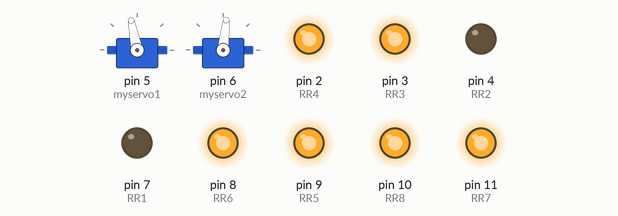
Recording of a sketch running on a simulated Arduino Uno, built with avr-gcc and run on an emulated ATmega328P. On the bench: 2 × servo, output pins drawn as LEDs (lit = HIGH).

Above: at 1.05 s.
At 2.5 s:
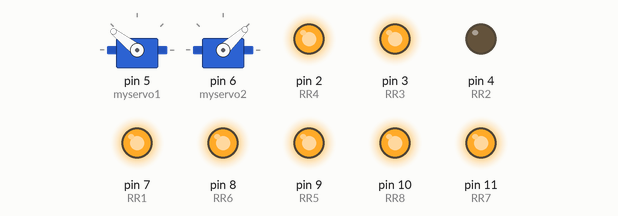
At 3.95 s:
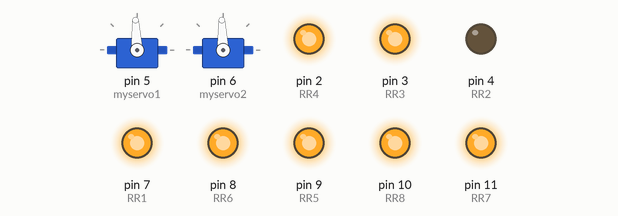
At 6.9 s:
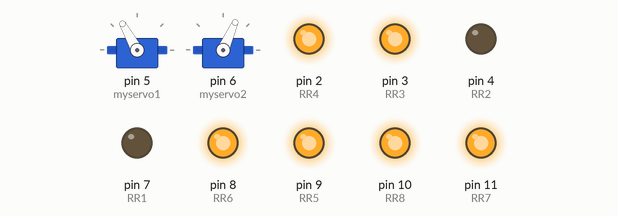
At 9.8 s:
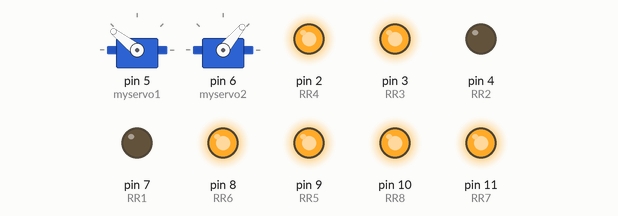
At 12.75 s:
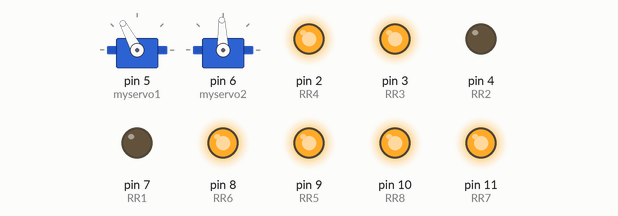
Timing chart, 0 to 14.6 s (numbered marks = the images above):
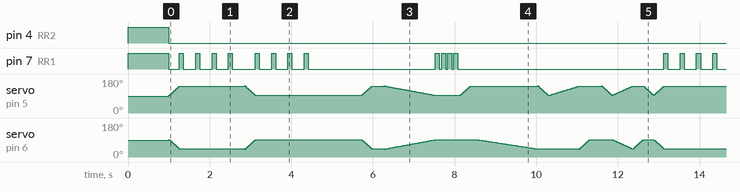

The sketch:

macchina.ino
```cpp
//CAR - VERSION 1.0

#include <Servo.h>

#define RR1 7 //LUCI
#define RR2 4 //RUOTE
#define RR3 3
#define RR4 2
#define RR5 9 //ok
#define RR6 8 //ok
#define RR7 11 //ok
#define RR8 10 //ok

Servo myservo1;
Servo myservo2;

int pos = 0;

void openBoth(uint8_t vel);
void closeBoth(uint8_t vel);
void openDX(uint8_t vel);
void closeDX(uint8_t vel);
void openSX(uint8_t vel);
void closeSX(uint8_t vel);

void setup() {

  digitalWrite(RR1, HIGH);
  digitalWrite(RR2, HIGH);
  digitalWrite(RR3, HIGH);
  digitalWrite(RR4, HIGH);
  digitalWrite(RR5, HIGH);
  digitalWrite(RR6, HIGH);
  digitalWrite(RR7, HIGH);
  digitalWrite(RR8, HIGH);

  pinMode(RR1, OUTPUT);
  pinMode(RR2, OUTPUT);
  pinMode(RR3, OUTPUT);
  pinMode(RR4, OUTPUT);
  pinMode(RR5, OUTPUT);
  pinMode(RR6, OUTPUT);
  pinMode(RR7, OUTPUT);
  pinMode(RR8, OUTPUT);

  digitalWrite(RR1, HIGH);
  digitalWrite(RR2, HIGH);
  digitalWrite(RR3, HIGH);
  digitalWrite(RR4, HIGH);
  digitalWrite(RR5, HIGH);
  digitalWrite(RR6, HIGH);
  digitalWrite(RR7, HIGH);
  digitalWrite(RR8, HIGH);

  myservo1.attach(5);
  myservo2.attach(6);

  delay(1000);

  myservo1.write(95);
  myservo2.write(95);


}

void loop() {

  // WHEEL START
  digitalWrite(RR2, LOW);
  digitalWrite(RR1, LOW);

  // DOORS OPEN
  openBoth(5);

  // LIGHTS BLINK
  for (uint8_t i = 0; i < 4; i++) {
    digitalWrite(RR1, HIGH);
    delay(100);
    digitalWrite(RR1, LOW);
    delay(300);
  }

  // DOOR CLOSE
  closeBoth(5);

  // LIGHTS BLINK
  for (uint8_t i = 0; i < 4; i++) {
    digitalWrite(RR1, HIGH);
    delay(100);
    digitalWrite(RR1, LOW);
    delay(300);
  }

  delay(1000);

  openBoth(5);
  delay(300);
  closeBoth(25);

  // LIGHTS BLINK
  for (uint8_t i = 0; i < 4; i++) {
    digitalWrite(RR1, HIGH);
    delay(100);
    digitalWrite(RR1, LOW);
    delay(50);
  }

  for (uint8_t j = 0; j < 1; j++) {
    openSX(5);
    delay(150);
    openDX(30);
    closeSX(5);
    openSX(15);
    closeDX(5);
    delay(300);
    closeSX(5);
    openBoth(10);
    closeDX(5);
    closeSX(5);
  }

}

void openBoth(uint8_t vel) {
  // DOORS OPEN
  for (uint8_t x = 0; x < 50; x++) {
    myservo1.write(93 + x);
    myservo2.write(92 - x);
    delay(vel);
  }
}

void closeBoth(uint8_t vel) {
  for (uint8_t x = 50; x > 0; x--) {
    myservo1.write(93 + x);
    myservo2.write(92 - x);
    delay(vel);
  }
  myservo1.write(93);
  myservo2.write(92);
}

void openSX(uint8_t vel) {
  for (uint8_t x = 0; x < 50; x++) {
    myservo1.write(93 + x);
    delay(vel);
  }
}
void openDX(uint8_t vel) {
  for (uint8_t x = 0; x < 50; x++) {
    myservo2.write(92 - x);
    delay(vel);
  }
}
void closeSX(uint8_t vel) {
  for (uint8_t x = 50; x > 0; x--) {
    myservo1.write(93 + x);
    delay(vel);
  }
  myservo1.write(93);
}

void closeDX(uint8_t vel) {
  for (uint8_t x = 50; x > 0; x--) {
    myservo2.write(92 - x);
    delay(vel);
  }
  myservo2.write(92);
}
```

Measured:
- by itself, pin 4 (RR2): HIGH → LOW at 1.0 s
- by itself, pin 7 (RR1): moves between LOW and HIGH, repeating every 11.9 s
